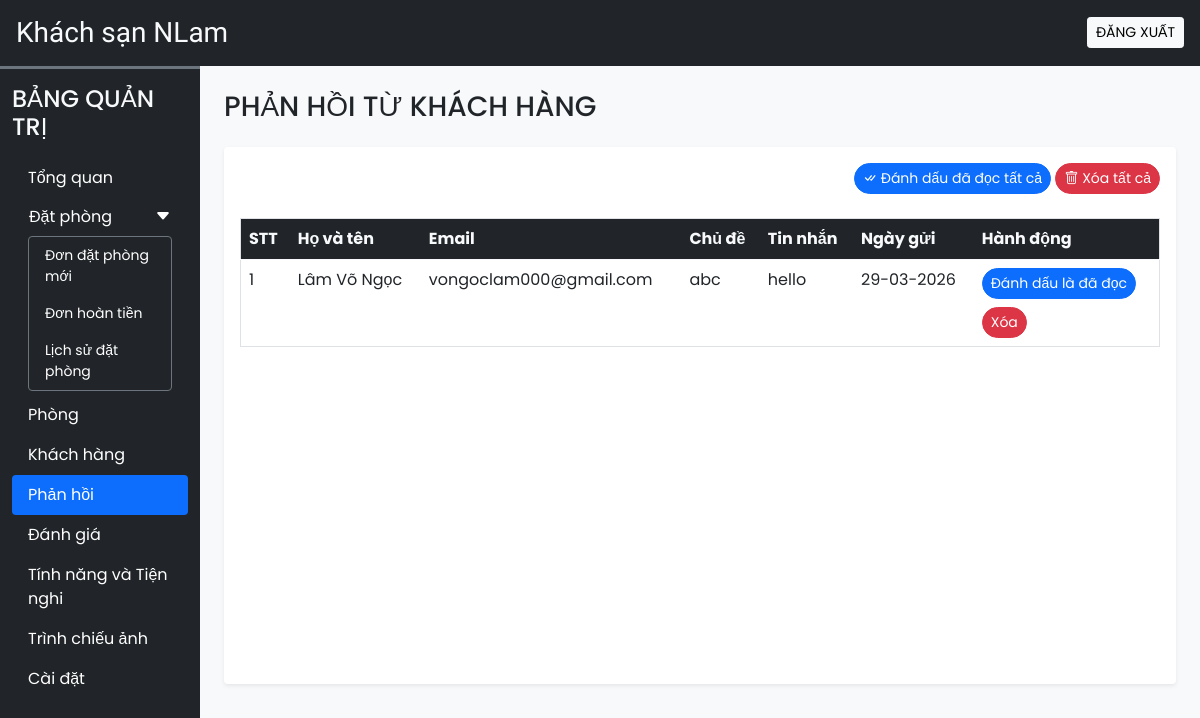
Screenshot of /admin/user_queries.php (signed in) with the database file from the repository.
### tables this page shows
CREATE TABLE `user_queries` (
  `sr_no` int(11) NOT NULL
  , `name` varchar(50) NOT NULL
  , `email` varchar(150) NOT NULL
  , `subject` varchar(200) NOT NULL
  , `message` varchar(500) NOT NULL
  , `datentime` datetime NOT NULL DEFAULT current_timestamp()
  , `seen` tinyint(4) NOT NULL DEFAULT 0
);

### admin/user_queries.php (the view, shortened to what this page needs)
<!DOCTYPE html>
<html lang="en">
<head>
    <?php require('inc/links.php'); ?>
</head>
<body class="bg-light">
    <?php require('inc/header.php'); ?>
    <div class="container-fluid" id="main-content">
        <div class="row">
            <div class="col-lg-10 ms-auto p-4 overflow-hidden">
                <h3 class="mb-4">PHẢN HỒI TỪ KHÁCH HÀNG</h3>
                <div class="card border-0 shadow-sm mb-4">
                    <div class="card-body">
                        <div class="text-end mb-4">
                            <a href="?seen=all" class="btn btn-sm btn-primary rounded-pill shadow-none"><i
                                    class="bi bi-check-all"></i> Đánh dấu đã đọc tất
                                cả</a>
                            <a href="?del=all" class="btn btn-sm btn-danger rounded-pill shadow-none"><i
                                    class="bi bi-trash"></i> Xóa tất cả</a>
                        </div>
                        <div class="table-responsive-md" style="height: 450px; overflow-y: scroll;">
                            <table class="table table-hover border">
                                <thead class="sticky-top">
                                    <tr class="bg-dark text-light">
                                        <th scope="col">STT</th>
                                        <th scope="col">Họ và tên</th>
                                        <th scope="col">Email</th>
                                        <th scope="col">Chủ đề</th>
                                        <th scope="col">Tin nhắn</th>
                                        <th scope="col">Ngày gửi</th>
                                        <th scope="col">Hành động</th>
                                    </tr>
                                </thead>
                                <tbody>
                                    <?php
                                    $q = "SELECT * FROM user_queries ORDER BY sr_no DESC";
                                    $res = mysqli_query($conn, $q);
                                    $i = 1;
                                    while ($row = mysqli_fetch_assoc($res)) {
                                        $date = date('d-m-Y', strtotime($row['datentime']));
                                        $seen = '';
                                        if ($row['seen'] != 1) {
                                            $seen = "<a href='?seen={$row['sr_no']}' class='btn btn-sm rounded-pill btn-primary'>Đánh dấu là đã đọc</a> <br>";
                                        }
                                        $seen .= "<a href='?del={$row['sr_no']}' class='btn btn-sm rounded-pill btn-danger mt-2'>Xóa</a>";
                                        echo <<<data
                                            <tr>
                                                <td>$i</td>
                                                <td>{$row['name']}</td>
                                                <td>{$row['email']}</td>
                                                <td>{$row['subject']}</td>
                                                <td>{$row['message']}</td>
                                                <td>$date</td>
                                                <td>$seen</td>
                                            </tr>
                                        data;
                                        $i++;
                                    }
                                    ?>
                                </tbody>
                            </table>
                        </div>
                    </div>
                </div>
            </div>
        </div>
    </div>
</body>
</html>

### admin/css/common.css (style rules this page uses)
:root { --teal: #2ec1ac; --teal_hover: #279e8c; }
* { font-family: 'Poppins', sans-serif; }

### rows the page displays
user_queries: name "Lâm Võ Ngọc", email "vongoclam000@gmail.com", subject "abc", message "hello", datentime "29-03-2026"
